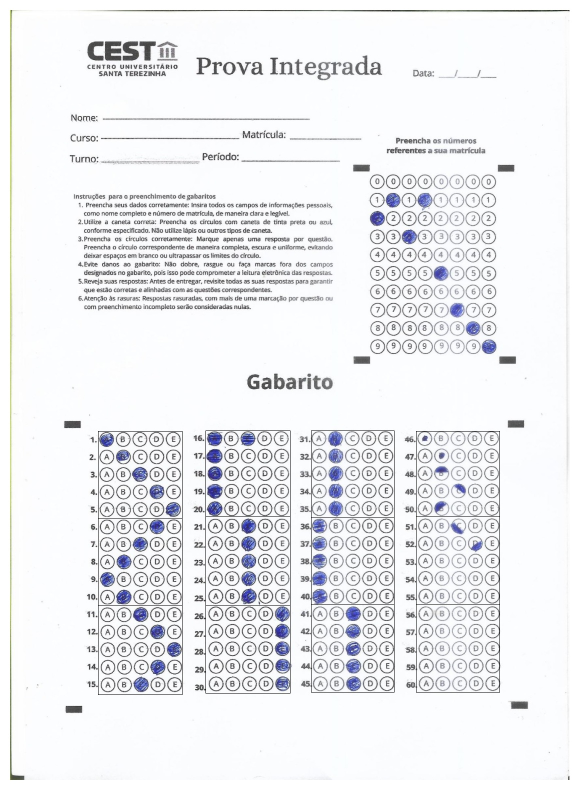
#> input picture modelo_base_gabarito.jpg, 1158 x 1580 px (shown at 1/2 size); its folder holds only this picture in this run
$ python recorteGabarito.py
#> lines starting #> are read from the running program, lines starting #| are printed output that depends on the picture; after the words box and inside, x2 and y2 are one past the last pixel; in counts of white or black regions, pixels touching at a corner belong together
import cv2
import numpy as np
import os
import time
import extrairGabarito as exG
from tkinter import Tk, filedialog
import json

PASTA_RECORTES = "recorteGAB"
os.makedirs(PASTA_RECORTES, exist_ok=True)  # Garante que a pasta já exista

PASTA_JSON = "respostasJson"
os.makedirs(PASTA_JSON, exist_ok=True)  # Garante que a pasta já exista

PASTA_CORRECOES = PASTA_JSON
os.makedirs(PASTA_CORRECOES, exist_ok=True)  # Garante que a pasta de correções já exista

# Dicionário com as respostas corretas do gabarito
GABARITO_CORRETO = {
    1: "A", 2: "B", 3: "C", 4: "D", 5: "E", 6: "D", 7: "C", 8: "B", 9: "A", 10: "B",
    11: "C", 12: "D", 13: "E", 14: "D", 15: "C", 16: "A", 17: "A", 18: "A", 19: "A", 20: "A",
    21: "C", 22: "C", 23: "C", 24: "C", 25: "C", 26: "E", 27: "E", 28: "E", 29: "E", 30: "E",
    31: "B", 32: "B", 33: "B", 34: "B", 35: "B", 36: "A", 37: "A", 38: "A", 39: "A", 40: "A",
    41: "C", 42: "C", 43: "C", 44: "C", 45: "C", 46: "B", 47: "A", 48: "B", 49: "C", 50: "B",
    51: "C", 52: "D", 53: "A", 54: "C", 55: "E", 56: "B", 57: "A", 58: "D", 59: "C", 60: "E"
}

def selecionar_imagem():
    """ Abre uma janela para o usuário selecionar a imagem do gabarito. """
    Tk().withdraw()
    arquivo_selecionado = filedialog.askopenfilename(title="Selecione a imagem do gabarito",
                                                     filetypes=[("Imagens", "*.png;*.jpg;*.jpeg")])
    if not arquivo_selecionado:
        print("Nenhum arquivo selecionado. Saindo...")
        exit()

    print(f"Imagem selecionada: {arquivo_selecionado}")
    return arquivo_selecionado

def encontrar_contornos(imagem_path):
    imagem_colorida = cv2.imread(imagem_path, cv2.IMREAD_COLOR)
    imagem_cinza = cv2.cvtColor(imagem_colorida, cv2.COLOR_BGR2GRAY)
    _, thresh = cv2.threshold(imagem_cinza, 150, 255, cv2.THRESH_BINARY_INV)
    contornos, _ = cv2.findContours(thresh, cv2.RETR_EXTERNAL, cv2.CHAIN_APPROX_SIMPLE)
    return imagem_colorida, contornos

def ordenar_contornos_por_colunas(contornos):
    colunas = sorted(contornos, key=lambda c: cv2.boundingRect(c)[0])
    num_colunas = 4
    largura_total = cv2.boundingRect(colunas[-1])[0] - cv2.boundingRect(colunas[0])[0]
    largura_coluna = largura_total // num_colunas
    colunas_ordenadas = [[] for _ in range(num_colunas)]

    for contorno in colunas:
        x, _, _, _ = cv2.boundingRect(contorno)
        indice_coluna = (x - cv2.boundingRect(colunas[0])[0]) // largura_coluna
        colunas_ordenadas[min(indice_coluna, num_colunas - 1)].append(contorno)

    for i in range(num_colunas):
        colunas_ordenadas[i] = sorted(colunas_ordenadas[i], key=lambda c: cv2.boundingRect(c)[1])

    return colunas_ordenadas

def recortar_colunas(imagem_colorida, colunas_ordenadas):
    campos_recortados = []
    margem_esquerda, margem_geral = 5, 10

    for i, coluna in enumerate(colunas_ordenadas):
        for contorno in coluna:
            x, y, w, h = cv2.boundingRect(contorno)
            if w > 50 and h > 50:
                x_inicio, y_inicio = max(x - margem_esquerda, 0), max(y - margem_geral, 0)
                x_fim, y_fim = min(x + w + margem_geral, imagem_colorida.shape[1]), min(y + h + margem_geral, imagem_colorida.shape[0])
                recorte = imagem_colorida[y_inicio:y_fim, x_inicio:x_fim]
                campos_recortados.append((recorte, i + 1))

    return campos_recortados

def salvar_recortes(campos_recortados):
    os.makedirs(PASTA_RECORTES, exist_ok=True)
    for idx, (recorte, coluna) in enumerate(campos_recortados, start=1):
        caminho_arquivo = os.path.join(PASTA_RECORTES, f"recorte_coluna{coluna}_{idx}.png")
        cv2.imwrite(caminho_arquivo, recorte)
        print(f"Recorte salvo: {caminho_arquivo}")

def monitorar_pasta():
    """ Monitora continuamente a pasta de recortes e processa novos arquivos. """
    print("Monitoramento iniciado...")
    while True:
        arquivos = [f for f in os.listdir(PASTA_RECORTES) if f.endswith('.png')]
        if arquivos:
            for arquivo in arquivos:
                processar_arquivo(os.path.join(PASTA_RECORTES, arquivo))

            corrigir_respostas()

        time.sleep(2)  # Aguarda 2 segundos antes de verificar novamente

# [140 lines left out: functions processar_arquivo, verificar_preenchimento, corrigir_respostas, not called in this run]


def main():
    imagem_path = selecionar_imagem()
#> the answer given: modelo_base_gabarito.jpg
    imagem_colorida, contornos = encontrar_contornos(imagem_path)
#> in encontrar_contornos, imagem_colorida is the input picture: shape (1580, 1158, 3); mean B, G, R 239.8, 237, 236.1
#> in encontrar_contornos, `imagem_cinza = cv2.cvtColor(imagem_colorida, cv2.COLOR_BGR2GRAY)`:
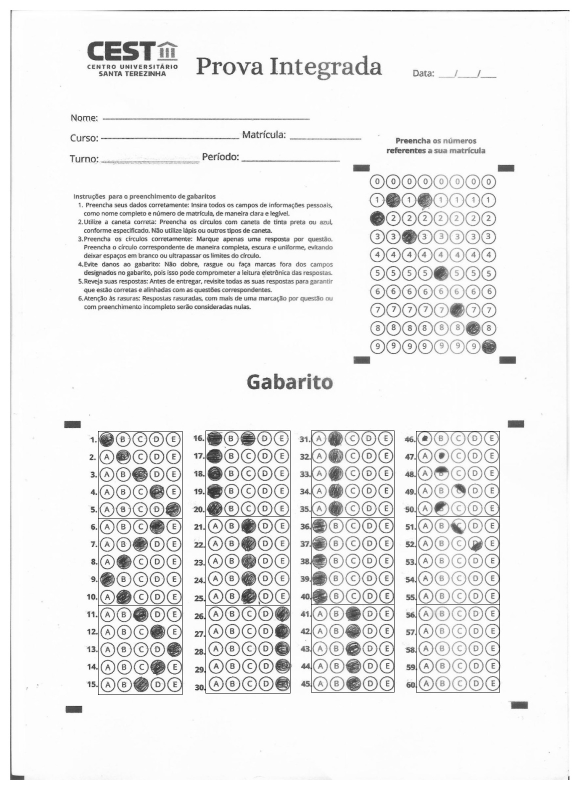
#> imagem_cinza: shape (1580, 1158) (shown at 1/2 size); min 0, max 255, mean 237.1
#> in encontrar_contornos, `_, thresh = cv2.threshold(imagem_cinza, 150, 255, cv2.THRESH_BINARY_INV)`:
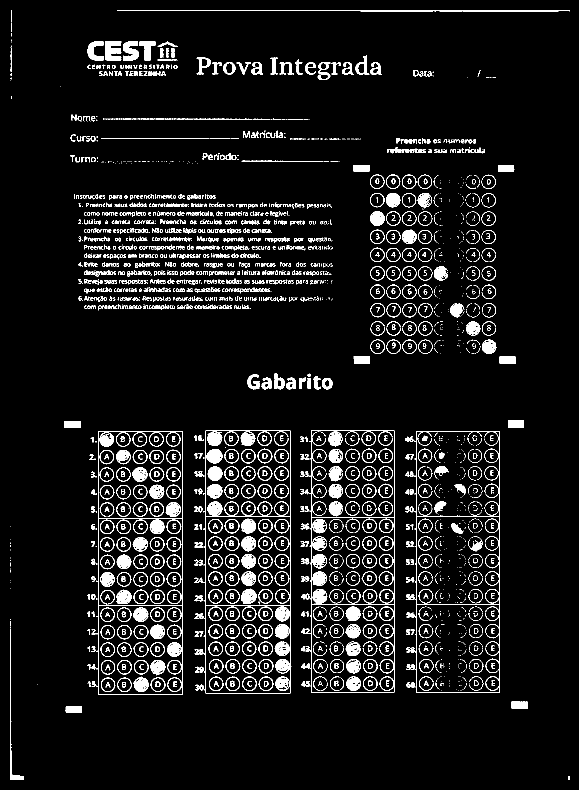
#> thresh: shape (1580, 1158) (shown at 1/2 size); 7.3% white; 2720 white regions (1370 under 20 px)
#> in encontrar_contornos, `contornos, _ = cv2.findContours(thresh, cv2.RETR_EXTERNAL, cv2.CHAIN_A..`: contornos = 1709 contours, 1266 with area under 20; largest, box (x1, y1, x2, y2) and area: (389, 861, 581, 1387) 88852, (192, 862, 365, 1390) 88541, (829, 862, 1000, 1385) 87222, (619, 861, 789, 1385) 86860, (234, 20, 1139, 23) 1248
    colunas_ordenadas = ordenar_contornos_por_colunas(contornos)
#> in ordenar_contornos_por_colunas, `colunas = sorted(contornos, key=lambda c: cv2.boundingRect(c)[0])`: colunas has the same summary as contornos in encontrar_contornos
#> in ordenar_contornos_por_colunas, `largura_total = cv2.boundingRect(colunas[-1])[0] - cv2.boundingRect(co..`: largura_total = 1116
#> in ordenar_contornos_por_colunas, `largura_coluna = largura_total // num_colunas`: largura_coluna = 279
#> the loop in ordenar_contornos_por_colunas, `for contorno in colunas:` made 1709 passes
#> (contorno, x) on passes 2 to 4: ([[21, 1253], [21, 1256]], 21), ([[21, 1242], [21, 1251]], 21), ([[21, 1238], [21, 1239]], 21)
#> colunas_ordenadas = 4 items
    campos_recortados = recortar_colunas(imagem_colorida, colunas_ordenadas)
#> the loop in recortar_colunas, `for i, coluna in enumerate(colunas_ordenadas):` made 4 passes
#> campos_recortados = 4 items
    salvar_recortes(campos_recortados)
#> the loop in salvar_recortes, `for idx, (recorte, coluna) in enumerate(campos_recortados, start=1):` made 4 passes
#> coluna on passes 1 to 4: 1, 2, 3, 3
#| Recorte salvo: recorteGAB/recorte_coluna1_1.png
#| Recorte salvo: recorteGAB/recorte_coluna2_2.png
#| Recorte salvo: recorteGAB/recorte_coluna3_3.png
#| Recorte salvo: recorteGAB/recorte_coluna3_4.png
#> pass 1, in salvar_recortes, `cv2.imwrite(caminho_arquivo, recorte)`:
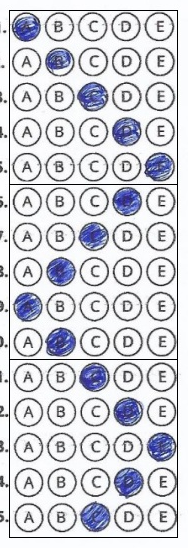
#> saved as recorte_coluna1_1.png: shape (548, 188, 3); mean B, G, R 215, 208, 207
#> pass 2, in salvar_recortes, `cv2.imwrite(caminho_arquivo, recorte)`:
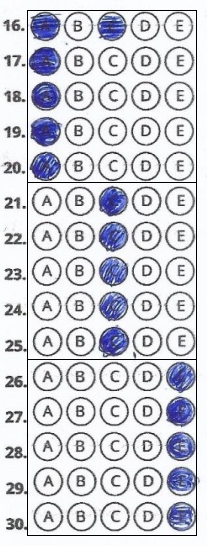
#> saved as recorte_coluna2_2.png: shape (546, 207, 3); mean B, G, R 215.1, 207.6, 206.5

    print("Todos os recortes foram salvos. Iniciando monitoramento automaticamente...")
    monitorar_pasta()
#> in monitorar_pasta, `arquivos = [f for f in os.listdir(PASTA_RECORTES) if f.endswith('.png')]`: arquivos = []

if __name__ == "__main__":
    main()
